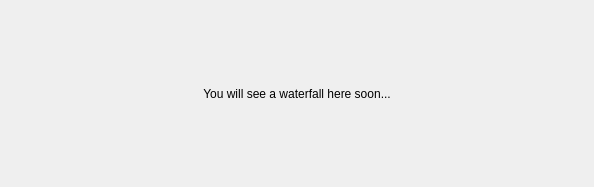
<?xml version="1.0" encoding="UTF-8"?>
<ui version="4.0">
 <class>WdgToolbar</class>
 <widget class="QWidget" name="WdgToolbar">
  <property name="geometry">
   <rect>
    <x>0</x>
    <y>0</y>
    <width>594</width>
    <height>187</height>
   </rect>
  </property>
  <property name="windowTitle">
   <string>Form</string>
  </property>
  <layout class="QGridLayout" name="gridLayout">
   <item row="0" column="0">
    <widget class="QLabel" name="label">
     <property name="text">
      <string>You will see a waterfall here soon...</string>
     </property>
     <property name="alignment">
      <set>Qt::AlignCenter</set>
     </property>
    </widget>
   </item>
  </layout>
 </widget>
 <resources/>
 <connections/>
</ui>
